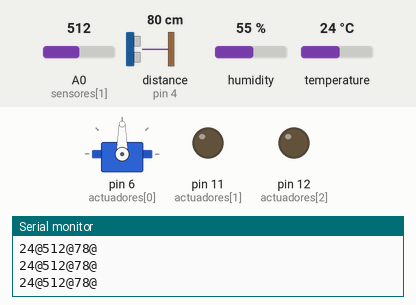
Bench run of a sketch on a simulated Arduino Uno, built with avr-gcc and run on an emulated ATmega328P. Parts: servo, output pins drawn as LEDs (lit = HIGH), the last lines printed to the serial monitor. Wiring (inferred from the names in the program): ultrasonic range finder: trigger pin 3; echo pin 4. The test bench sets the inputs (shaded band); at power-on: temperature 24 °C, distance to the obstacle (sensor on pin 4) 80 cm, A0 (sensores[1]) = 512, humidity 55 %. The echo pulse lasts 58.3 µs per cm; pins used as bus, display or sensor lines are not drawn.

Above: at 1.2 s.
1.3 s: temperature set to 28 °C
3.2 s: temperature set to 31 °C
At 4.8 s:
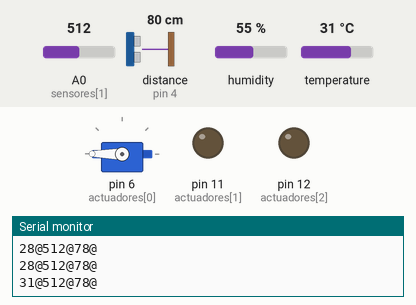
8.9 s: distance to the obstacle (sensor on pin 4) set to 13 cm
12.4 s: distance to the obstacle (sensor on pin 4) set to 10 cm
At 14.9 s:
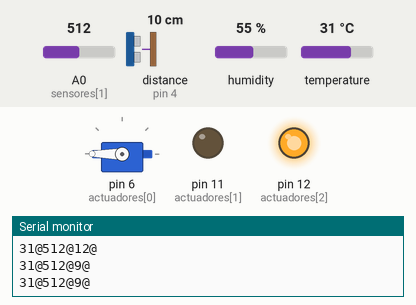
16.7 s: distance to the obstacle (sensor on pin 4) set to 18 cm
At 19.0 s:
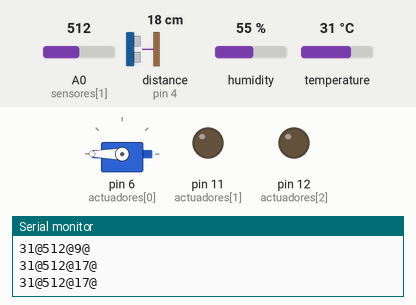
21.1 s: distance to the obstacle (sensor on pin 4) set to 2 cm
At 23.8 s:
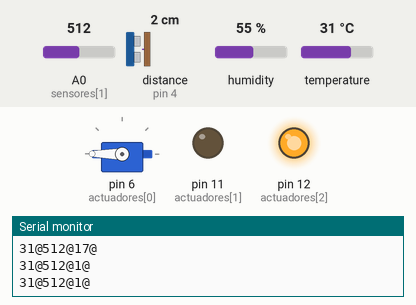
Timing chart, 0 to 26.6 s (numbered marks = the images above; inputs shaded):
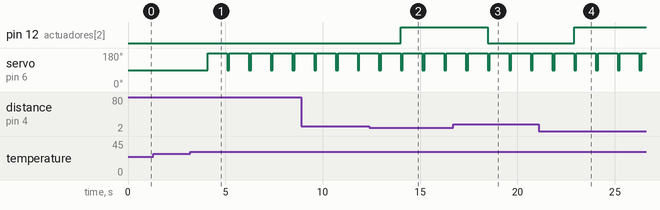

The sketch:

Arduino_Proyecto_V2.ino
```cpp
int v;
//instalar librería  DHT sensor library by Adafruit

#include <Servo.h>
#include <DHT.h>
#define DHTTYPE DHT11

bool modoLuzAutomatico = true;
int sensores[] = {2, A0, 3, 4}; //Sensores digitales o analogicos: temperatura, luz, distancia: trigger y echo
int actuadores[] = {6, 11, 12}; //Poner los 3: servomotor, led, buzzer activo

// Objetos
Servo miServo;
DHT dht(sensores[0], DHTTYPE); //Sensor de temperatura y humedad

void setup() {
  Serial.begin(9600);
  Serial.setTimeout(100);

  // Inicializar sensores
  dht.begin();
  pinMode(sensores[2], OUTPUT); //Distancia trigger
  pinMode(sensores[3], INPUT); //Distancia echo

  // Inicializar actuadores
  miServo.attach(actuadores[0]); //Servo
  pinMode(actuadores[1], OUTPUT); //LED
  pinMode(actuadores[2], OUTPUT); //Buzzer

}

float leerTemperatura() {
  return dht.readTemperature();  // Usa el objeto DHT para usar su metodo readTemperature()
}
int leerLuz() {
  return analogRead(sensores[1]);  // A0, no ocupa ninguna modificación
}

long leerDistancia() {
  digitalWrite(sensores[2], LOW);   // TRIG
  delayMicroseconds(2);
  digitalWrite(sensores[2], HIGH); //Enciende el pulso muy poco tiempo, 10 microsegundos
  delayMicroseconds(10);
  digitalWrite(sensores[2], LOW);
  //ECHO
  long duracion = pulseIn(sensores[3], HIGH, 30000); // ECHO,  30000 microsegundos = 30 milisegundos

  if (duracion == 0) { // No se detectó nada, retornar un valor alto, que se consideraria fuera del rango del sensor, y por ende de las graficas
    return 500;
  }

  long distancia = duracion * 0.034 / 2; //Velocidad de sonido entre 2, ir y volver
  return distancia;
}
void moverServoTemporal(int angulo, int duracionMs) {
  miServo.write(angulo);
  delay(duracionMs);
  miServo.write(90); // Posición neutral
}
void beepBuzzer(int duracionMs) { // 500 = medio segundo prendido, medio segundo apagado
  for (int i = 0; i < 5; i++)
  {
    digitalWrite(actuadores[2], HIGH); //Suena
    delay(duracionMs);
    digitalWrite(actuadores[2], LOW); //Se apaga
    delay(duracionMs);
  }
}


void loop() {

// Sensores, envia las lecturas a python en formato "lecturaTemp@lecturaLuz@lecturaDistancia@ "
//#Valores esperados: 0-50 grados celsius, 0-1023 de luz, y  0-400 cm de distancia aunque suele ser menor a 300 cm. 23@845@56

float temp = leerTemperatura();
int tempEntera = round(temp); // o simplemente: (int)temp
int luz = leerLuz();
long distancia = leerDistancia();


char cadena[40];
sprintf(cadena, "%d@%d@%ld@", tempEntera, luz, distancia);
Serial.println(cadena);

 // Verificar si la temperatura alcanza los grados y mover el servo
  if (tempEntera >= 30) { // Si la temperatura es igual o mayor a 30 grados
    moverServoTemporal(180, 1000); // Mueve el servo a 180° durante 1000 ms
  }

// Actuadores, recibe mensaje "numActuador@valor" desde python

  if (Serial.available() > 0)
  {
    String comando = Serial.readStringUntil('\n');
    int separador = comando.indexOf('@');
    if (separador != -1)
    {
      int indice = comando.substring(0, separador).toInt();
      int valor = comando.substring(separador + 1).toInt();

      switch (indice)
      {
        case 0: // Servo
          moverServoTemporal(180, valor); // mueve a 180° grados durante x milisegundos
          break;
        case 1: // LED
          digitalWrite(actuadores[1], valor ? HIGH : LOW); // Prende o apaga el led segun el valor, maneja a 1 como true->HIGH y 0 como false->LOW
          break;
        case 2: // Buzzer
          beepBuzzer(valor); // usa 5 repeticiones  con x milisegundos de encendido y apagado
          break;
      }
    }
  }

  // Activar buzzer automaticamente si la distancia es menor o igual a 10 cm
  if (distancia <= 10) {
    digitalWrite(actuadores[2], HIGH);
  } else {
    digitalWrite(actuadores[2], LOW);
  }

  delay(100);
}
```

Measured:
- the behaviour switches between 29 and 30 °C on temperature (found by bisection; images 0 and 1)
- the behaviour switches between 12 and 11 cm on distance to the obstacle (sensor on pin 4) (found by bisection; images 1 and 2)
- after the input at 3.2 s, servo on pin 6 (actuadores[0]): alternates 180° for 1.0 s and 90° for 0.12 s, starting after 0.89 s
- after the input at 12.4 s, pin 12 (actuadores[2]): LOW → HIGH after 1.6 s
- after the input at 16.7 s, pin 12 (actuadores[2]): HIGH → LOW after 1.8 s
- after the input at 21.1 s, pin 12 (actuadores[2]): LOW → HIGH after 1.8 s
